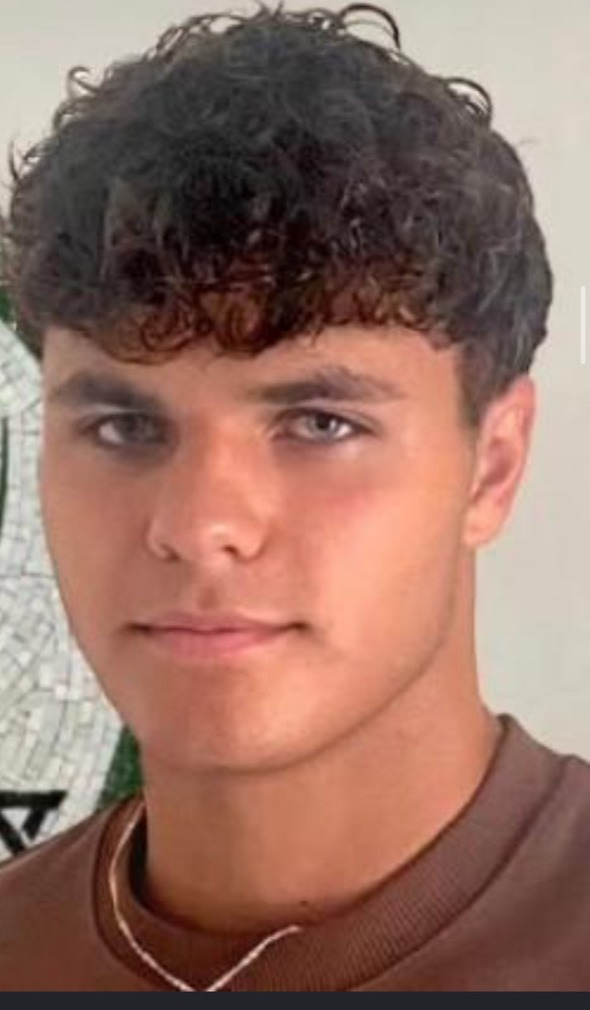
#> input picture assets/players/pucci-raw.jpg, 590 x 1010 px; its folder holds 4 pictures in this run
$ python analyze_crops.py
#> lines starting #> are read from the running program, lines starting #| are printed output that depends on the picture
from PIL import Image
import numpy as np
import os

os.chdir(os.path.dirname(os.path.dirname(os.path.abspath(__file__))))

for name in ['pucci-raw', 'verde-raw']:
    img = Image.open(f'assets/players/{name}.jpg')
#> img is the input picture: PIL image 590x1010 RGB; mean R, G, B 147.1, 111.2, 99.2
    arr = np.array(img)
    h, w = arr.shape[:2]
#> h = 1010; w = 590
    print(f"=== {name} ({w}x{h}) ===")
#| === pucci-raw (590x1010) ===

    # Print a summary every 50 rows
    for y_start in range(0, h, 50):
        y_end = min(y_start + 50, h)
        region = arr[y_start:y_end, :, :].astype(np.float32)
        avg_r = np.mean(region[:, :, 0])
        avg_g = np.mean(region[:, :, 1])
        avg_b = np.mean(region[:, :, 2])
        var = np.var(region)
        # Count warm pixel percentage
        r, g, b = region[:, :, 0], region[:, :, 1], region[:, :, 2]
        warm_mask = (r > g) & (r > b) & (r > 80) & (r < 230) & (b > 20)
        warm_pct = np.mean(warm_mask) * 100
        print(f"  y=[{y_start:4d}-{y_end:4d}]: avg_rgb=({avg_r:5.0f},{avg_g:5.0f},{avg_b:5.0f}) var={var:7.0f} warm={warm_pct:4.1f}%")
#> this loop made 21 passes
#> (avg_r, avg_g, avg_b, var, warm_pct) on passes 1 to 12: (180.4, 175.4, 165.2, 2495.9, 89.49), (134.7, 130.5, 124.4, 4634.9, 61.89), (102.9, 98.25, 95.08, 4240.4, 40.6), (81.96, 74.94, 73.64, 3185.6, 33.25), (70.5, 60.21, 58.95, 2700, 23.69), (71.82, 54.45, 51.61, 2174.1, 25.4), (104.7, 74.44, 66.27, 3000.5, 55.97), (168, 124.9, 110.6, 2604.5, 91.08), (175.9, 129.6, 116.4, 2899.4, 76.48), (203.9, 143.4, 125.5, 2301.4, 70.87), (216.2, 154.9, 135.9, 2166.3, 60.33), (210, 156.2, 137.7, 2083.7, 73.2)
#|   y=[   0-  50]: avg_rgb=(  180,  175,  165) var=   2496 warm=89.5%
#|   y=[  50- 100]: avg_rgb=(  135,  130,  124) var=   4635 warm=61.9%
#|   y=[ 100- 150]: avg_rgb=(  103,   98,   95) var=   4240 warm=40.6%
#|   y=[ 150- 200]: avg_rgb=(   82,   75,   74) var=   3186 warm=33.2%
#|   y=[ 200- 250]: avg_rgb=(   70,   60,   59) var=   2700 warm=23.7%
#|   y=[ 250- 300]: avg_rgb=(   72,   54,   52) var=   2174 warm=25.4%
#|   y=[ 300- 350]: avg_rgb=(  105,   74,   66) var=   3000 warm=56.0%
#|   y=[ 350- 400]: avg_rgb=(  168,  125,  111) var=   2604 warm=91.1%
#> (further printed lines are left out)
#> pass 1, `region = arr[y_start:y_end, :, :].astype(np.float32)`:
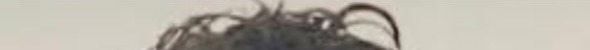
#> region: shape (50, 590, 3) float32; mean R, G, B 180.4, 175.4, 165.2
#> pass 1, `r, g, b = region[:, :, 0], region[:, :, 1], region[:, :, 2]`:
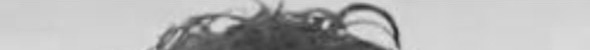
#> r: shape (50, 590) float32; min 41, max 226, mean 180.4
#> pass 1, `r, g, b = region[:, :, 0], region[:, :, 1], region[:, :, 2]`:
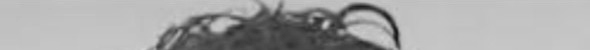
#> b: shape (50, 590) float32; min 22, max 210, mean 165.2
#> (the run stopped early here; a loop or call above may not have finished)
